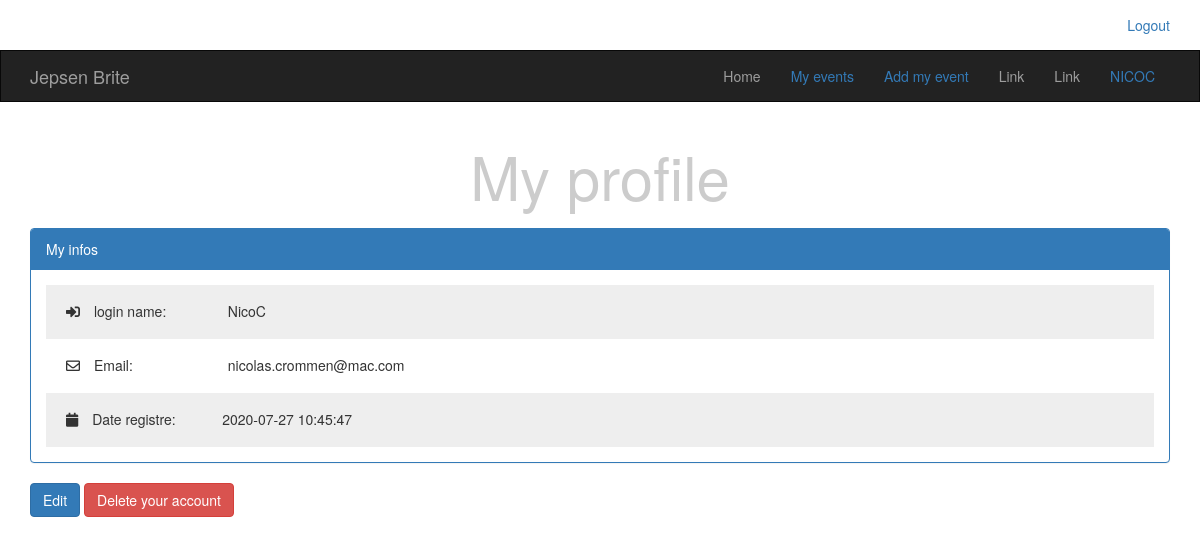
Screenshot of /profile.php (signed in) with the database file from the repository.
### tables this page shows
CREATE TABLE `users` (
  `email` varchar(255) NOT NULL,
  `id` int(11) NOT NULL,
  `nickname` varchar(255) NOT NULL,
  `password` varchar(255) NOT NULL,
  `avatar` varchar(255) NOT NULL,
  `registre_date` datetime NOT NULL
);

### profile.php (the view, shortened to what this page needs)
<?php
include "./includes/templates/header.php";
include "connect.php";
if (!empty($_SESSION) && empty($_GET['do'])) {
    $stmt = $con->prepare('SELECT id , nickname , email , registre_date  FROM users where id = ? and nickname = ? ');
    $stmt->execute([$_SESSION['userid'], $_SESSION['nickname']]);
    $row = $stmt->fetch();
    if (isset($_SESSION['userid'])) { ?>
        <div class="container">
            <h1 class="text-center">My profile</h1>
            <div class="panel panel-primary information">
                <div class="panel-heading">My infos</div>
                <div class="panel-body">
                    <ul class="list-unstyled">
                        <li><i class="fas fa-sign-in-alt"></i> <span> login name: </span> <?php echo $row["nickname"] ?></li>
                        <li> <i class="far fa-envelope"></i> <span>Email: </span> <?php echo $row["email"] ?> </li>
                        <li><i class="fas fa-calendar"></i> <span>Date registre: </span><?php echo $row["registre_date"] ?></li>
                    </ul>
                </div>
            </div>
            <a href="profile.php?do=edit&Userid=<?php echo $_SESSION['userid'] ?>" class=" btn btn-primary">Edit</a>
            <a href="profile.php?do=delete" class="btn btn-danger" id="btnDelete">Delete your account</a>
        </div>
    <?php }
} else {
    echo "<div class='alert alert-danger text-center'>Sorry you don't have access to this page</div>";
}
?>
<?php include "./includes/templates/footer.php"; ?>

### layout/css/style.css (style rules this page uses)
body { position: relative; height: 100vh; }
h1 { color: #ccc; font-size: 60px; margin-bottom: 20px; }
.information ul { padding: 0; margin: 0; }
.information ul li { padding: 10px; }
.information ul li:nth-child(odd) { background-color: #eee; }
.information ul li span { display: inline-block; width: 130px; }
.information ul i { padding: 10px; }

### rows the page displays
users: nickname "NicoC", email "nicolas.crommen@mac.com", registre_date "2020-07-27 10:45:47"

### other values shown
$_SESSION["nickname"] "NICOC"
